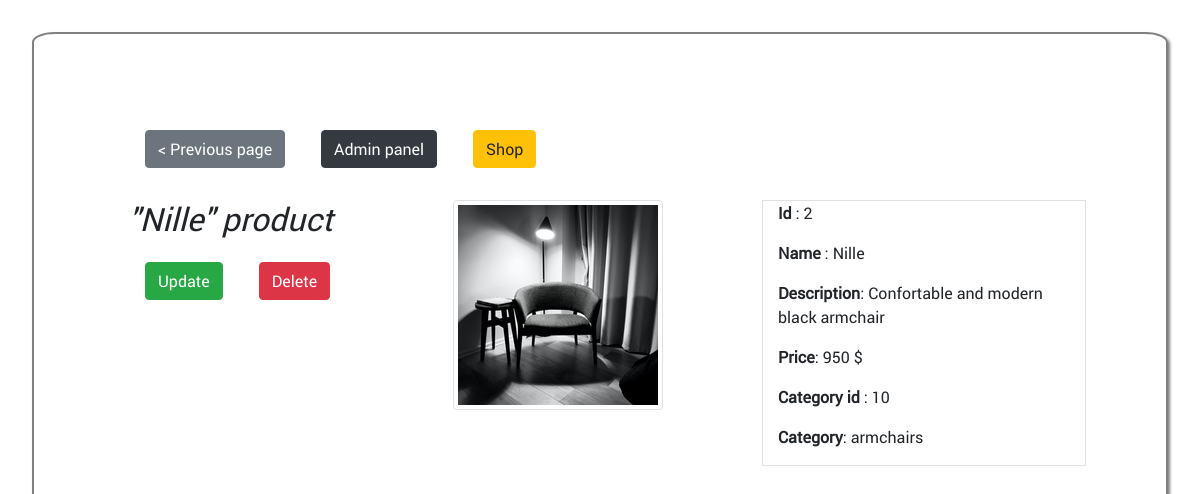
The page /admin/read_product.php?id=2 on the database its author committed.
### tables this page shows
CREATE TABLE `products` (
  `id` int NOT NULL AUTO_INCREMENT,
  `name` varchar(255) NOT NULL DEFAULT '0',
  `price` int NOT NULL DEFAULT '0',
  `photo` varchar(255) DEFAULT NULL,
  `description` varchar(255) DEFAULT NULL,
  `category_id` int NOT NULL DEFAULT '0',
  `category_name` varchar(255) DEFAULT NULL,
  `parent_category_id` int DEFAULT NULL,
  `parent_category_name` varchar(255) DEFAULT NULL,
  PRIMARY KEY (`id`)
);

### admin/read_product.php (the view, shortened to what this page needs)
<?php
include_once('../includes/my_connection.php');
if(isset($_GET['id'])) {
    $id = htmlspecialchars($_GET['id']);
    $sql="SELECT * FROM products WHERE id=:id";
    $rq=$connect->prepare($sql);
    $rq->bindValue(':id', $id, PDO::PARAM_INT);
    $rq->execute();
    $product=$rq->fetch();
}
?>
<!DOCTYPE html>
<html lang="en">
<head>
    <link rel="stylesheet" href="https://stackpath.bootstrapcdn.com/bootstrap/4.3.1/css/bootstrap.min.css">
    <link type="text/css" rel="stylesheet" href="style_admin.css" />
</head>
<body>
<main class="container">
<a href="products.php" class="btn btn-secondary">< Previous page</a>
      <a href="panel.php" class="btn btn-dark">Admin panel</a>
      <a href="../index.php"class="btn btn-warning">Shop</a>
     <div class="row">
     <div class="col-sm-4 ">
     <h2><em>"<?= $product['name'] ?>" product</em></h2>
     <p><a href="edit_product.php?id=<?= $product['id'] ?>" class="btn btn-success">Update</a>  <a href="delete_product.php?id=<?= $product['id'] ?>" class="btn btn-danger">Delete</a></p>
     </div>
     <div class="col-sm-4">
    <img src="<?= $product['photo']?>" class="img-thumbnail" class="img-fluid"  alt="Responsive image">
    </div>
    <div class="col-sm-4 border" >
    <p><strong>Id</strong> : <?= $product['id'] ?></p>
    <p><strong>Name</strong> : <?= $product['name'] ?></p>
    <p><strong>Description</strong>: <?= $product['description'] ?> </p>
    <p><strong>Price</strong>: <?= $product['price'] ?> $</p>
    <p><strong>Category id</strong> : <?= $product['category_id'] ?></p>
    <p><strong>Category</strong>: <?= $product['category_name'] ?></p>
    </div>
     </div>
   </main>
</body>
</html>

### admin/style_admin.css (style rules this page uses)
body { font-family: 'robotoregular', Arial, sans-serif; display:flex; flex-direction: column; align-items: center; align-content: center; justify-content: center; border: 2px solid grey; box-shadow: 2px 2px 3px grey; border-radius: 2%; padding: 5em; margin: 2em; }
a.btn { margin-top:1em; margin-bottom: 2em; margin-right: 1em; margin-left: 1em; }

### rows shown on the page
products: name "Nille", photo (picture), id "2", description "Confortable and modern black armchair", price "950", category "10", category_name "armchairs"
